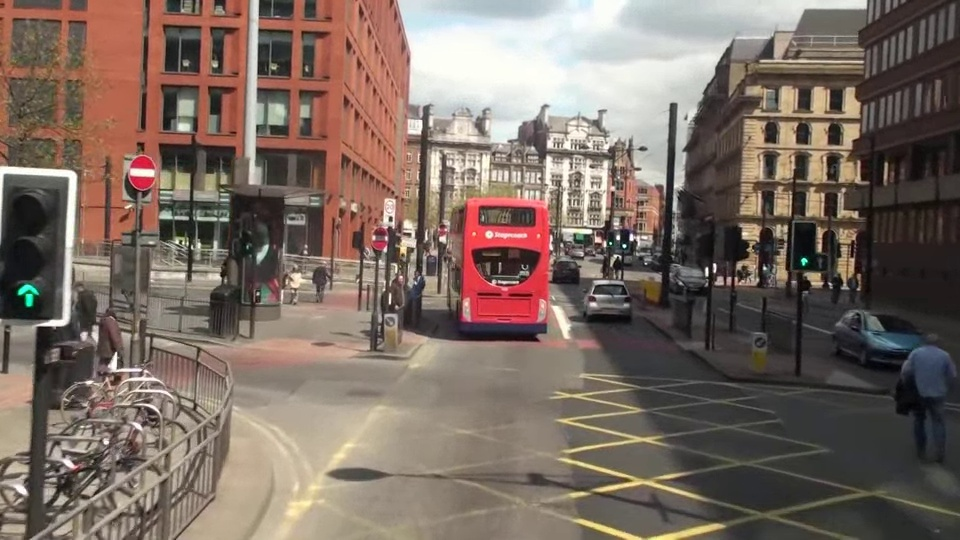
#> input picture Week4/mot_color70.jpg, 960 x 540 px
$ python 01.SIFTKeypoints.py
#> lines starting #> are read from the running program, lines starting #| are printed output that depends on the picture
import cv2 as cv
import matplotlib.pyplot as plt
from pathlib import Path

week4_dir = Path(__file__).resolve().parent
image_path = week4_dir / "mot_color70.jpg"

img = cv.imread(str(image_path))
#> img is the input picture: shape (540, 960, 3); mean B, G, R 98.4, 107.7, 123.2

gray = cv.cvtColor(img, cv.COLOR_BGR2GRAY)  # SIFT 특징점을 안정적으로 검출하기 위해 이미지를 그레이스케일로 변환한다.
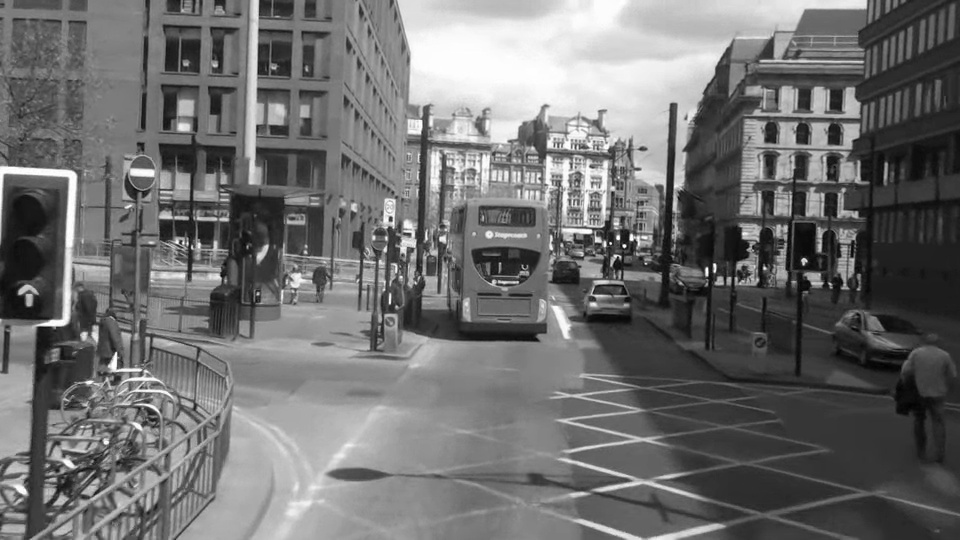
#> gray: shape (540, 960); min 1, max 255, mean 111.3
# 요구사항: cv.SIFT_create()를 사용하여 SIFT 객체를 생성
# 힌트: SIFT_create()의 매개변수를 변경하며 특징점 검출 결과를 비교
# 힌트: 특징점이 너무 많다면 nfeatures 값을 조정하여 제한
sift1 = cv.SIFT_create(nfeatures=2000)  # 특징점이 너무 많아지지 않도록 nfeatures를 2000으로 제한한 SIFT 객체를 만든다.
sift2 = cv.SIFT_create(nfeatures=4000)
# 요구사항: detectAndCompute()를 사용하여 특징점을 검출
keypoints1, descriptors = sift1.detectAndCompute(gray, None)  # 특징점 위치와 각 특징점의 128차원을 동시에 계산한다.
#> keypoints1 = 2000 keypoints; strongest (x, y, size): (624, 246, 2.5), (618, 238, 3.1), (804, 261, 4.3), (707, 269, 2.6)
keypoints2, descriptors = sift2.detectAndCompute(gray, None)
#> keypoints2 = 4000 keypoints; strongest (x, y, size): (624, 246, 2.5), (618, 238, 3.1), (804, 261, 4.3), (707, 269, 2.6)

# 요구사항: cv.drawKeypoints()를 사용하여 특징점을 이미지에 시각화
# 힌트: cv.drawKeypoints()의 flags=cv.DRAW_MATCHES_FLAGS_DRAW_RICH_KEYPOINTS를 설정하면 특징점의 방향과 크기도 표시
keypoint_image1 = cv.drawKeypoints(  # 검출된 특징점을 원본 이미지 위에 시각화한다.
    img,  # 원본 이미지를 바탕으로 사용한다.
    keypoints1,  # 검출된 특징점 목록을 전달한다.
    None,  # 새로운 결과 이미지를 생성하도록 None을 전달한다.
    flags=cv.DRAW_MATCHES_FLAGS_DRAW_RICH_KEYPOINTS,  # 특징점의 위치뿐 아니라 크기와 방향까지 함께 그린다.
)
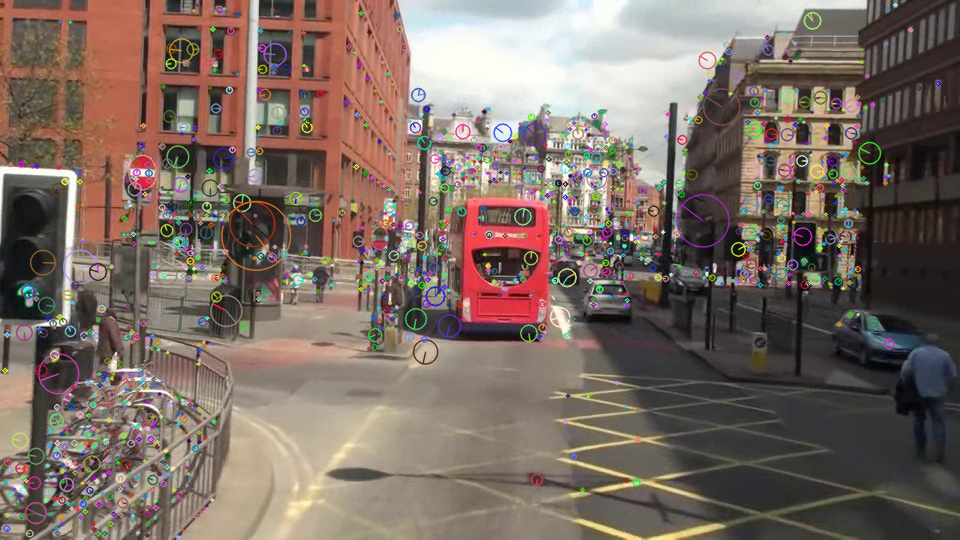
#> keypoint_image1: shape (540, 960, 3); mean B, G, R 99.7, 108.5, 123.5
keypoint_image2 = cv.drawKeypoints(  # 검출된 특징점을 원본 이미지 위에 시각화한다.
    img,  # 원본 이미지를 바탕으로 사용한다.
    keypoints2,  # 검출된 특징점 목록을 전달한다.
    None,  # 새로운 결과 이미지를 생성하도록 None을 전달한다.
    flags=cv.DRAW_MATCHES_FLAGS_DRAW_RICH_KEYPOINTS,  # 특징점의 위치뿐 아니라 크기와 방향까지 함께 그린다.
)
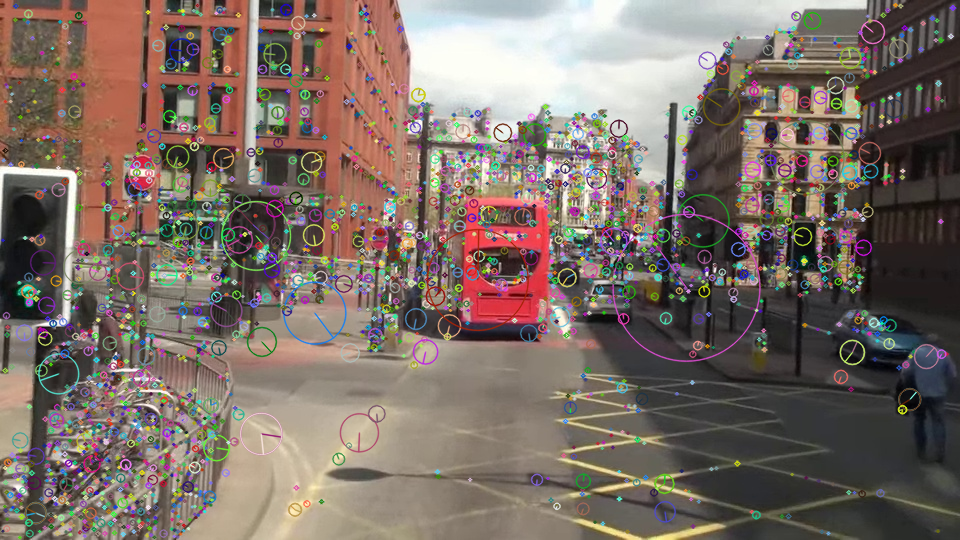
#> keypoint_image2: shape (540, 960, 3); mean B, G, R 101.7, 109.9, 123.9

rgb_img = cv.cvtColor(img, cv.COLOR_BGR2RGB)  # Matplotlib에서 올바른 색으로 보이도록 원본 이미지를 RGB로 변환한다.
rgb_keypoint_image1 = cv.cvtColor(keypoint_image1, cv.COLOR_BGR2RGB)  # 특징점이 그려진 결과 이미지도 RGB로 변환한다.
rgb_keypoint_image2 = cv.cvtColor(keypoint_image2, cv.COLOR_BGR2RGB)  # 특징점이 그려진 결과 이미지도 RGB로 변환한다.
# 요구사항: matplotlib을 이용하여 원본 이미지와 특징점이 시각화된 이미지를 나란히 출력
figure, axes = plt.subplots(1, 3, figsize=(24, 6))
axes[0].imshow(rgb_img)
axes[0].set_title("Original Image")
axes[1].imshow(rgb_keypoint_image1)
axes[1].set_title(f"SIFT Keypoints ({len(keypoints1)})")
axes[2].imshow(rgb_keypoint_image2)
axes[2].set_title(f"SIFT Keypoints ({len(keypoints2)})")
figure.tight_layout()

plt.show()
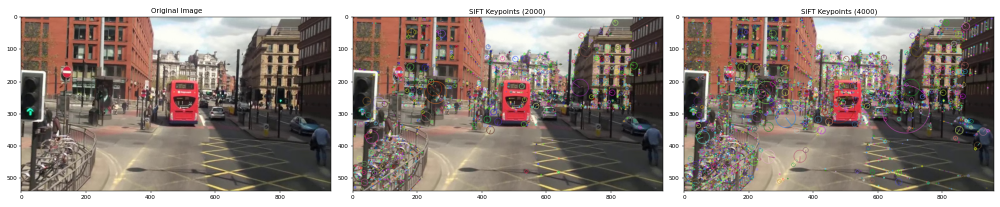
#> figure drawn by matplotlib, 3 panels
plt.close(figure)

$ run again, with Week4/mot_color83.jpg copied over Week4/mot_color70.jpg
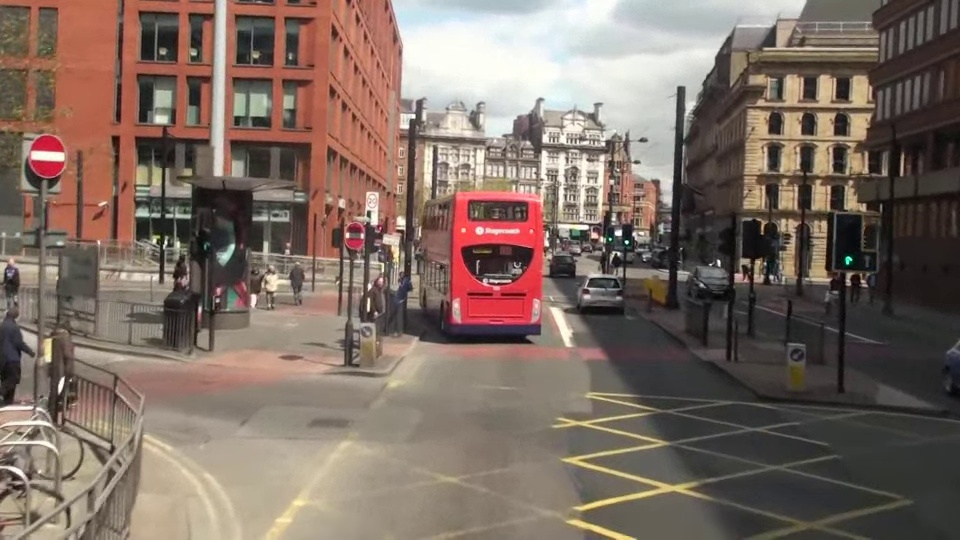
#> input picture Week4/mot_color83.jpg, 960 x 540 px
#> img is the input picture: shape (540, 960, 3); mean B, G, R 99.1, 108.8, 125.8
#> `gray = cv.cvtColor(img, cv.COLOR_BGR2GRAY)`:
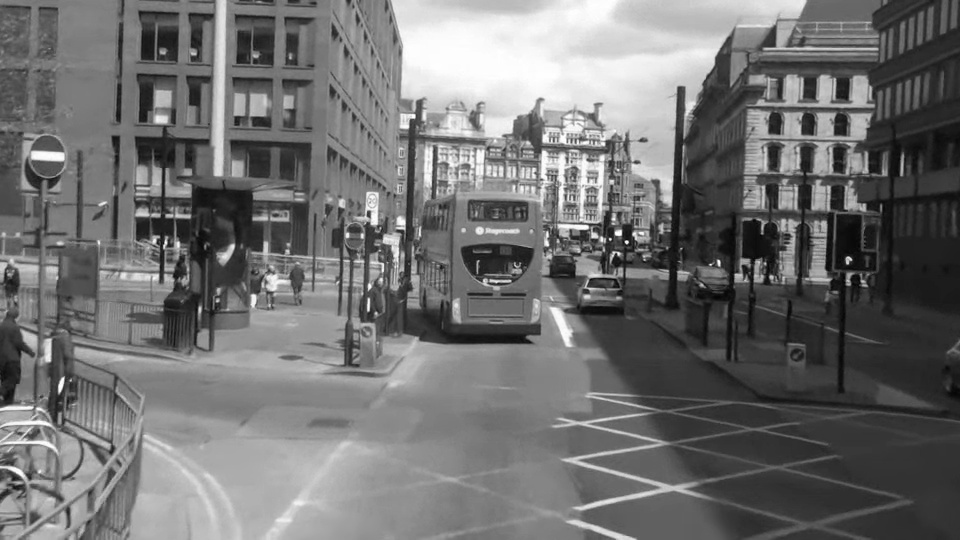
#> gray: shape (540, 960); min 1, max 255, mean 112.8
#> keypoints1 = 2000 keypoints; strongest (x, y, size): (627, 242, 2.5), (618, 233, 4.8), (610, 239, 1.9), (848, 260, 4.9)
#> keypoints2 = 4000 keypoints; strongest (x, y, size): (627, 242, 2.5), (618, 233, 4.8), (610, 239, 1.9), (848, 260, 4.9)
#> `plt.show()`:
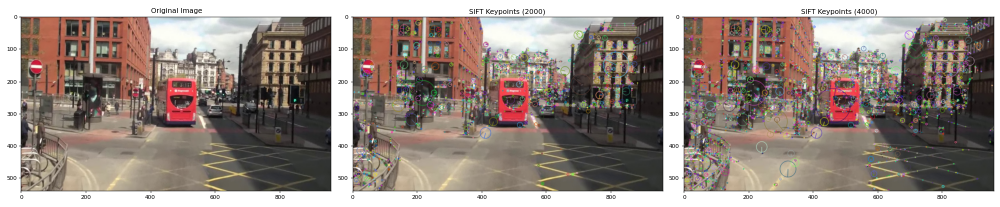
#> figure drawn by matplotlib, 3 panels

$ run again, with Week4/img1.jpg copied over Week4/mot_color70.jpg
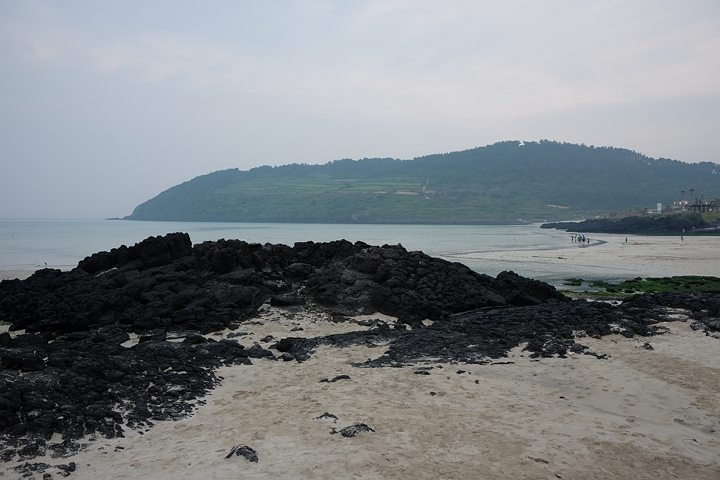
#> input picture Week4/img1.jpg, 720 x 480 px
#> img is the input picture: shape (480, 720, 3); mean B, G, R 134.2, 130.6, 125.7
#> `gray = cv.cvtColor(img, cv.COLOR_BGR2GRAY)`:
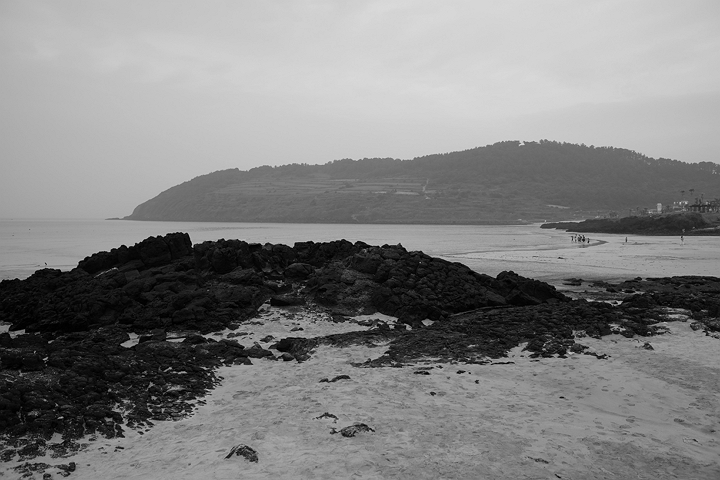
#> gray: shape (480, 720); min 0, max 219, mean 129.5
#> keypoints1 = 927 keypoints; strongest (x, y, size): (619, 303, 2.6), (427, 373, 2.2), (205, 368, 1.9), (440, 367, 2.1)
#> keypoints2 has the same summary as keypoints1
#> `plt.show()`:
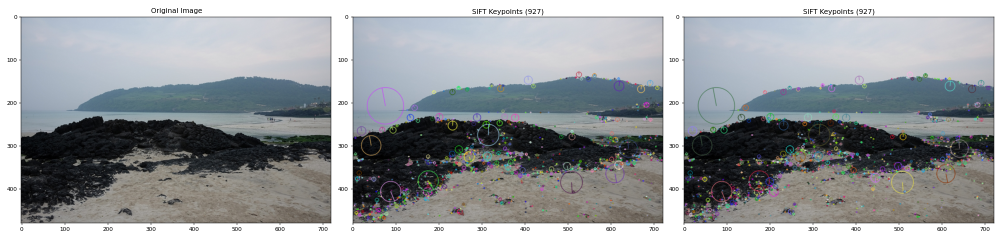
#> figure drawn by matplotlib, 3 panels

$ run again, with Week4/img2.jpg copied over Week4/mot_color70.jpg
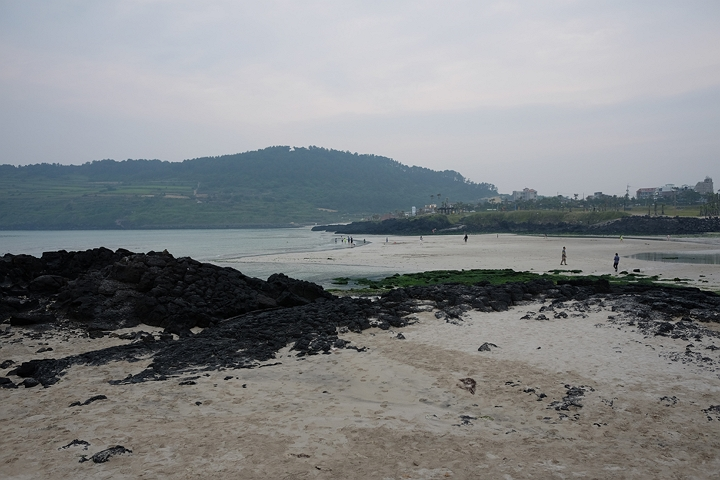
#> input picture Week4/img2.jpg, 720 x 480 px
#> img is the input picture: shape (480, 720, 3); mean B, G, R 134.4, 132.3, 129.6
#> `gray = cv.cvtColor(img, cv.COLOR_BGR2GRAY)`:
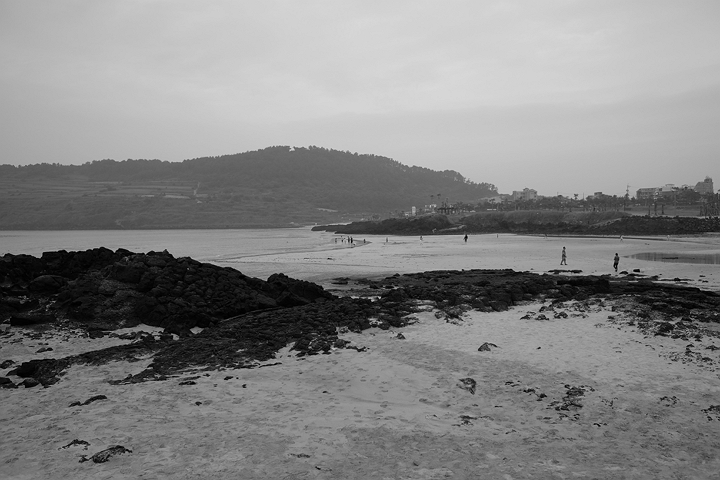
#> gray: shape (480, 720); min 0, max 218, mean 131.7
#> keypoints1 = 965 keypoints; strongest (x, y, size): (466, 237, 2), (638, 270, 2.3), (635, 270, 1.9), (244, 386, 2.5)
#> keypoints2 has the same summary as keypoints1
#> `plt.show()`:
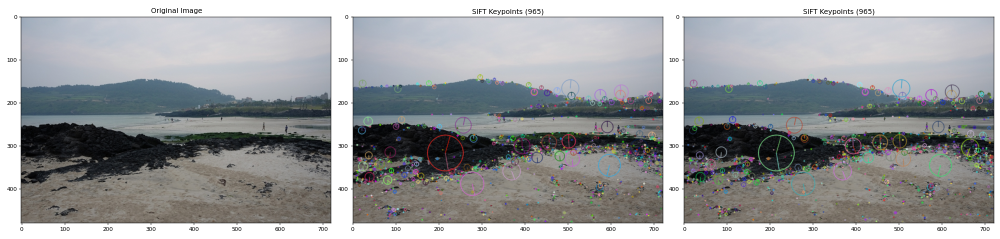
#> figure drawn by matplotlib, 3 panels
